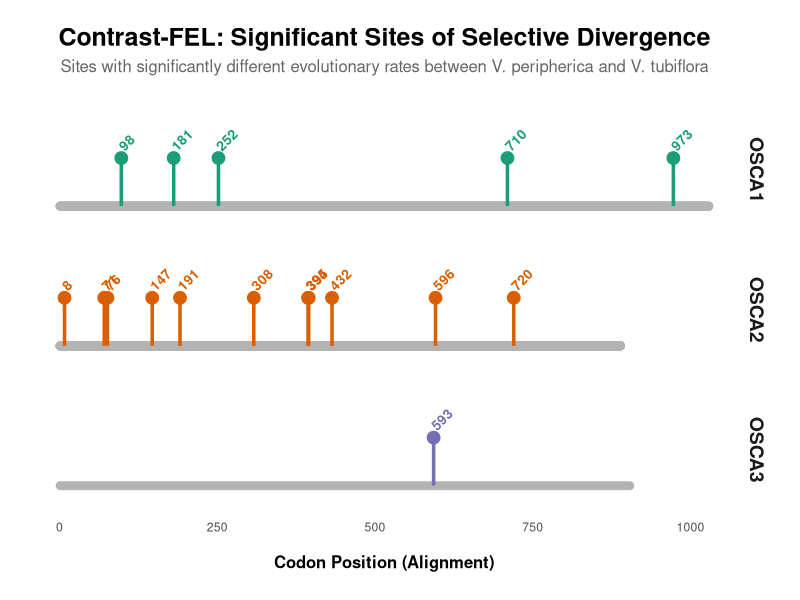
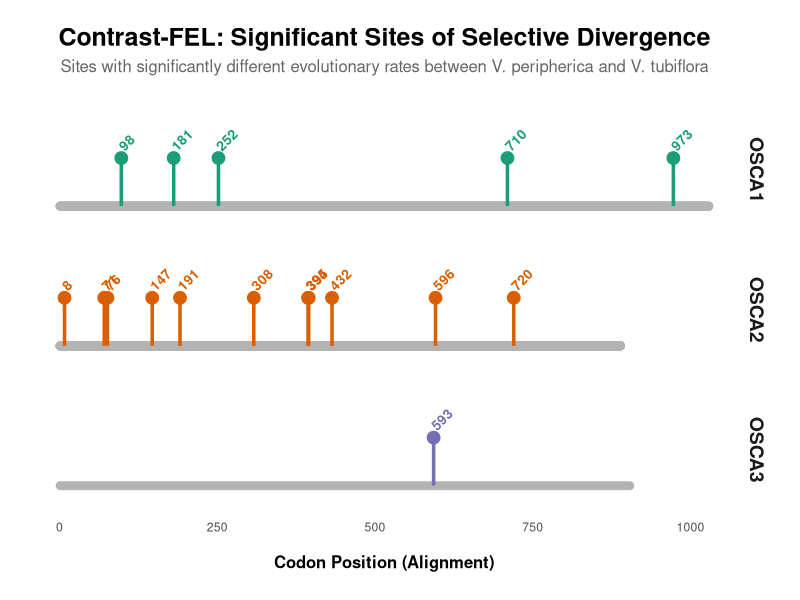

These figures' R source, in order:
library(ggplot2)
library(dplyr)

# Data extracted from contrast_fel_summary.tsv
data <- data.frame(
  Clade = c(rep("OSCA1", 5), rep("OSCA2", 11), rep("OSCA3", 1)),
  Site = c(
    98, 181, 252, 710, 973, 
    8, 71, 76, 147, 191, 308, 394, 395, 432, 596, 720, 
    593
  ),
  Length = c(
    rep(1029, 5),
    rep(889, 11),
    rep(904, 1)
  )
)

# Set Clade as factor with desired order
data$Clade <- factor(data$Clade, levels = c("OSCA1", "OSCA2", "OSCA3"))

# Create the Lollipop plot
p <- ggplot(data) +
  # Protein backbone (alignment length)
  geom_segment(aes(x = 1, xend = Length, y = 0, yend = 0), color = "grey70", size = 3, lineend = "round") +
  # Lollipops
  geom_segment(aes(x = Site, xend = Site, y = 0, yend = 1, color = Clade), size = 1.2) +
  geom_point(aes(x = Site, y = 1, color = Clade), size = 4) +
  # Add site labels on top of the lollipops
  geom_text(aes(x = Site, y = 1.2, label = Site, color = Clade), size = 3.5, fontface = "bold", angle = 45, hjust = 0) +
  facet_wrap(~ Clade, ncol = 1, strip.position = "right") +
  theme_minimal() +
  scale_y_continuous(limits = c(-0.5, 2.0), breaks = NULL) +
  scale_color_manual(values = c("OSCA1" = "#1b9e77", "OSCA2" = "#d95f02", "OSCA3" = "#7570b3")) +
  labs(title = "Contrast-FEL: Significant Sites of Selective Divergence",
       subtitle = "Sites with significantly different evolutionary rates between V. peripherica and V. tubiflora",
       x = "Codon Position (Alignment)",
       y = NULL) +
  theme(
    plot.title = element_text(face = "bold", size = 18, hjust = 0.5),
    plot.subtitle = element_text(size = 12, hjust = 0.5, color = "grey40", margin = margin(b = 20)),
    axis.title.x = element_text(face = "bold", size = 12, margin = margin(t = 15)),
    strip.text = element_text(face = "bold", size = 14),
    panel.grid = element_blank(),
    legend.position = "none",
    plot.margin = margin(20, 20, 20, 20)
  )

# Output paths
output_png <- "/home/mfcaval/github/doutorado/analyses/04_evolutionary_rates/results/contrast_fel_sites.png"
output_svg <- "/home/mfcaval/github/doutorado/analyses/04_evolutionary_rates/results/contrast_fel_sites.svg"

# Save plots
ggsave(output_png, p, width = 12, height = 7, dpi = 300, bg = "white")
ggsave(output_svg, p, width = 12, height = 7, bg = "white")

cat("Plots saved to:\n", output_png, "\n", output_svg, "\n")
